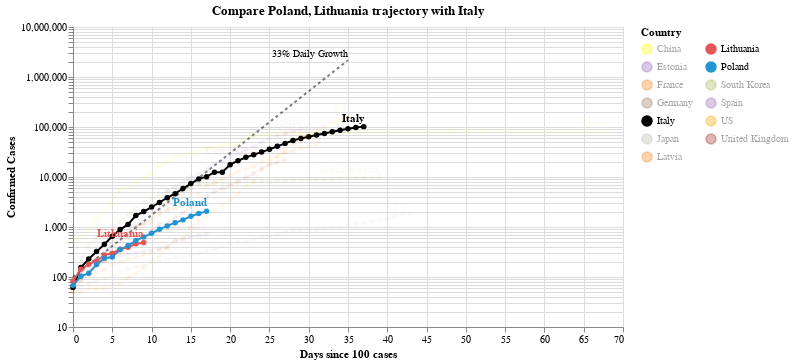

Notebook cell for this chart:
### Code cell
#hide_input
chart2 = make_since_chart(['Poland', 'Lithuania'])
chart2

### Figure 1 — Vega-Lite specification as saved in the notebook (floating-point values rounded to 4 significant figures; data arrays with more than 128 entries replaced by an {"elided": "..."} marker saying what was removed)
{"config": {"view": {"continuousWidth": 400, "continuousHeight": 300}}, "layer": [{"mark": {"type": "line", "color": "black", "opacity": 0.5, "strokeDash": [3, 3]}, "encoding": {"x": {"type": "quantitative", "field": "Days since 100 cases"}, "y": {"type": "quantitative", "field": "Confirmed Cases"}}}, {"mark": {"type": "text", "align": "right", "dy": -6, "fontSize": 10, "text": "33% Daily Growth"}, "encoding": {"x": {"type": "quantitative", "field": "Days since 100 cases"}, "y": {"type": "quantitative", "field": "Confirmed Cases"}}, "transform": [{"filter": "(datum['Days since 100 cases'] >= 35)"}]}, {"data": {"name": "data-ee4961c429aab95c4b5dab2e59a34bbf"}, "mark": {"type": "line", "point": true}, "encoding": {"color": {"type": "nominal", "field": "Country", "legend": {"columns": 2}, "scale": {"domain": ["China", "Estonia", "France", "Germany", "Italy", "Japan", "Latvia", "Lithuania", "Poland", "South Korea", "Spain", "US", "United Kingdom"], "range": ["yellow", "#9467bd", "#F58518", "#9D755D", "black", "#C1B7AD", "#F58518", "#E45756", "#2495D3", "#A1BA59", "#9467bd", "orange", "brown"]}}, "opacity": {"condition": {"value": 1, "selection": "selector004"}, "value": 0.05}, "tooltip": [{"type": "nominal", "field": "Country"}, {"type": "temporal", "field": "Date"}, {"type": "quantitative", "field": "Confirmed Cases"}, {"type": "quantitative", "field": "Days since 100 cases"}], "x": {"type": "quantitative", "field": "Days since 100 cases"}, "y": {"type": "quantitative", "field": "Confirmed Cases", "scale": {"type": "log"}}}, "selection": {"selector004": {"type": "multi", "fields": ["Country"], "bind": "legend", "init": [{"Country": "Poland"}, {"Country": "Lithuania"}, {"Country": "Italy"}]}}, "width": 550}, {"data": {"name": "data-ee4961c429aab95c4b5dab2e59a34bbf"}, "mark": {"type": "text", "align": "right", "dy": -8, "fontWeight": "bold"}, "encoding": {"color": {"type": "nominal", "field": "Country", "legend": {"columns": 2}, "scale": {"domain": ["China", "Estonia", "France", "Germany", "Italy", "Japan", "Latvia", "Lithuania", "Poland", "South Korea", "Spain", "US", "United Kingdom"], "range": ["yellow", "#9467bd", "#F58518", "#9D755D", "black", "#C1B7AD", "#F58518", "#E45756", "#2495D3", "#A1BA59", "#9467bd", "orange", "brown"]}}, "opacity": {"condition": {"value": 1, "selection": "selector004"}, "value": 0.05}, "text": {"type": "nominal", "field": "Country"}, "tooltip": [{"type": "nominal", "field": "Country"}, {"type": "temporal", "field": "Date"}, {"type": "quantitative", "field": "Confirmed Cases"}, {"type": "quantitative", "field": "Days since 100 cases"}], "x": {"type": "quantitative", "field": "Days since 100 cases"}, "y": {"type": "quantitative", "field": "Confirmed Cases", "scale": {"type": "log"}}}, "transform": [{"filter": "(datum['Date'] >= 1585526400000)"}], "width": 550}], "data": {"name": "data-c1a3bbf4dd040f2e7e8e7a69520e3c2a"}, "title": "Compare Poland, Lithuania trajectory with Italy", "$schema": "https://vega.github.io/schema/vega-lite/v4.0.2.json", "datasets": {"data-c1a3bbf4dd040f2e7e8e7a69520e3c2a": [{"Days since 100 cases": 0, "Confirmed Cases": 100.0}, {"Days since 100 cases": 1, "Confirmed Cases": 133.0}, {"Days since 100 cases": 2, "Confirmed Cases": 176.9}, {"Days since 100 cases": 3, "Confirmed Cases": 235.3}, {"Days since 100 cases": 4, "Confirmed Cases": 312.9}, {"Days since 100 cases": 5, "Confirmed Cases": 416.2}, {"Days since 100 cases": 6, "Confirmed Cases": 553.5}, {"Days since 100 cases": 7, "Confirmed Cases": 736.1}, {"Days since 100 cases": 8, "Confirmed Cases": 979.1}, {"Days since 100 cases": 9, "Confirmed Cases": 1302.0}, {"Days since 100 cases": 10, "Confirmed Cases": 1732.0}, {"Days since 100 cases": 11, "Confirmed Cases": 2303.0}, {"Days since 100 cases": 12, "Confirmed Cases": 3064.0}, {"Days since 100 cases": 13, "Confirmed Cases": 4074.0}, {"Days since 100 cases": 14, "Confirmed Cases": 5419.0}, {"Days since 100 cases": 15, "Confirmed Cases": 7207.0}, {"Days since 100 cases": 16, "Confirmed Cases": 9586.0}, {"Days since 100 cases": 17, "Confirmed Cases": 12750.0}, {"Days since 100 cases": 18, "Confirmed Cases": 16960.0}, {"Days since 100 cases": 19, "Confirmed Cases": 22550.0}, {"Days since 100 cases": 20, "Confirmed Cases": 29990.0}, {"Days since 100 cases": 21, "Confirmed Cases": 39890.0}, {"Days since 100 cases": 22, "Confirmed Cases": 53060.0}, {"Days since 100 cases": 23, "Confirmed Cases": 70560.0}, {"Days since 100 cases": 24, "Confirmed Cases": 93850.0}, {"Days since 100 cases": 25, "Confirmed Cases": 124800.0}, {"Days since 100 cases": 26, "Confirmed Cases": 166000.0}, {"Days since 100 cases": 27, "Confirmed Cases": 220800.0}, {"Days since 100 cases": 28, "Confirmed Cases": 293700.0}, {"Days since 100 cases": 29, "Confirmed Cases": 390600.0}, {"Days since 100 cases": 30, "Confirmed Cases": 519500.0}, {"Days since 100 cases": 31, "Confirmed Cases": 690900.0}, {"Days since 100 cases": 32, "Confirmed Cases": 918900.0}, {"Days since 100 cases": 33, "Confirmed Cases": 1222000.0}, {"Days since 100 cases": 34, "Confirmed Cases": 1625000.0}, {"Days since 100 cases": 35, "Confirmed Cases": 2162000.0}], "data-ee4961c429aab95c4b5dab2e59a34bbf": {"elided": "407 records"}}}
